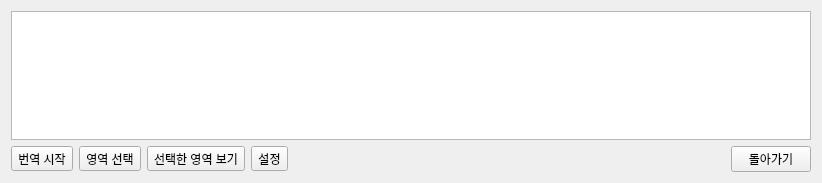
<?xml version="1.0" encoding="UTF-8"?>
<ui version="4.0">
 <class>Form_TransMode</class>
 <widget class="QWidget" name="Form_TransMode">
  <property name="geometry">
   <rect>
    <x>0</x>
    <y>0</y>
    <width>822</width>
    <height>183</height>
   </rect>
  </property>
  <property name="font">
   <font>
    <pointsize>9</pointsize>
   </font>
  </property>
  <property name="windowTitle">
   <string>번역 모드</string>
  </property>
  <property name="windowIcon">
   <iconset resource="ScreenTextTranslator.qrc">
    <normaloff>:/ScreenTextTranslator/Logo.jpg</normaloff>:/ScreenTextTranslator/Logo.jpg</iconset>
  </property>
  <layout class="QVBoxLayout" name="verticalLayout">
   <item>
    <widget class="QPlainTextEdit" name="plainTextEdit_TransText">
     <property name="readOnly">
      <bool>true</bool>
     </property>
    </widget>
   </item>
   <item>
    <layout class="QHBoxLayout" name="horizontalLayout">
     <item>
      <widget class="QToolButton" name="toolButton_TransStart">
       <property name="toolTip">
        <string>선택한 영역에 있는 텍스트를 번역합니다. (Shift+A)</string>
       </property>
       <property name="text">
        <string>번역 시작</string>
       </property>
       <property name="icon">
        <iconset resource="ScreenTextTranslator.qrc">
         <normaloff>:/ScreenTextTranslator/Azure.png</normaloff>:/ScreenTextTranslator/Azure.png</iconset>
       </property>
       <property name="iconSize">
        <size>
         <width>16</width>
         <height>16</height>
        </size>
       </property>
       <property name="shortcut">
        <string>Shift+A</string>
       </property>
       <property name="toolButtonStyle">
        <enum>Qt::ToolButtonTextBesideIcon</enum>
       </property>
      </widget>
     </item>
     <item>
      <widget class="QToolButton" name="toolButton_SelectROI">
       <property name="toolTip">
        <string>캡처할 영역을 선택합니다. (Shift+S)</string>
       </property>
       <property name="text">
        <string>영역 선택</string>
       </property>
       <property name="icon">
        <iconset resource="ScreenTextTranslator.qrc">
         <normaloff>:/ScreenTextTranslator/Ocr.png</normaloff>:/ScreenTextTranslator/Ocr.png</iconset>
       </property>
       <property name="shortcut">
        <string>Shift+S</string>
       </property>
       <property name="toolButtonStyle">
        <enum>Qt::ToolButtonTextBesideIcon</enum>
       </property>
      </widget>
     </item>
     <item>
      <widget class="QToolButton" name="toolButton_ShowROI">
       <property name="toolTip">
        <string>선택한 영역을 보여줍니다. (Shift+D)</string>
       </property>
       <property name="text">
        <string>선택한 영역 보기</string>
       </property>
       <property name="icon">
        <iconset resource="ScreenTextTranslator.qrc">
         <normaloff>:/ScreenTextTranslator/ROI.png</normaloff>:/ScreenTextTranslator/ROI.png</iconset>
       </property>
       <property name="shortcut">
        <string>Shift+D</string>
       </property>
       <property name="toolButtonStyle">
        <enum>Qt::ToolButtonTextBesideIcon</enum>
       </property>
      </widget>
     </item>
     <item>
      <widget class="QToolButton" name="toolButton_Settings">
       <property name="text">
        <string>설정</string>
       </property>
       <property name="icon">
        <iconset resource="ScreenTextTranslator.qrc">
         <normaloff>:/ScreenTextTranslator/Settings.png</normaloff>:/ScreenTextTranslator/Settings.png</iconset>
       </property>
       <property name="iconSize">
        <size>
         <width>16</width>
         <height>16</height>
        </size>
       </property>
       <property name="toolButtonStyle">
        <enum>Qt::ToolButtonTextBesideIcon</enum>
       </property>
      </widget>
     </item>
     <item>
      <spacer name="horizontalSpacer">
       <property name="orientation">
        <enum>Qt::Horizontal</enum>
       </property>
       <property name="sizeHint" stdset="0">
        <size>
         <width>40</width>
         <height>20</height>
        </size>
       </property>
      </spacer>
     </item>
     <item>
      <widget class="QPushButton" name="pushButton_Back">
       <property name="text">
        <string>돌아가기</string>
       </property>
      </widget>
     </item>
    </layout>
   </item>
  </layout>
 </widget>
 <resources>
  <include location="ScreenTextTranslator.qrc"/>
 </resources>
 <connections/>
</ui>
